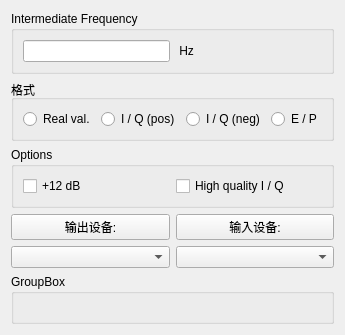
              <widget class="QWidget" name="tabOutput">
               <attribute name="title">
                <string>输出设置</string>
               </attribute>
               <layout class="QGridLayout" name="gridLayout_7">
                <item row="1" column="0">
                 <widget class="QGroupBox" name="GroupBoxOutput">
                  <property name="sizePolicy">
                   <sizepolicy hsizetype="Minimum" vsizetype="Minimum">
                    <horstretch>0</horstretch>
                    <verstretch>0</verstretch>
                   </sizepolicy>
                  </property>
                  <property name="title">
                   <string>格式</string>
                  </property>
                  <property name="radioButtonExclusive" stdset="0">
                   <bool>true</bool>
                  </property>
                  <layout class="QVBoxLayout" name="verticalLayout_7">
                   <item>
                    <layout class="QHBoxLayout" name="horizontalLayout_3">
                     <item>
                      <widget class="QRadioButton" name="RadioButtonOutReal">
                       <property name="sizePolicy">
                        <sizepolicy hsizetype="Minimum" vsizetype="Minimum">
                         <horstretch>0</horstretch>
                         <verstretch>0</verstretch>
                        </sizepolicy>
                       </property>
                       <property name="text">
                        <string>Real val.</string>
                       </property>
                       <attribute name="buttonGroup">
                        <string notr="true">ButtonGroupOutput</string>
                       </attribute>
                      </widget>
                     </item>
                     <item>
                      <widget class="QRadioButton" name="RadioButtonOutIQPos">
                       <property name="sizePolicy">
                        <sizepolicy hsizetype="Minimum" vsizetype="Minimum">
                         <horstretch>0</horstretch>
                         <verstretch>0</verstretch>
                        </sizepolicy>
                       </property>
                       <property name="text">
                        <string>I / Q (pos)</string>
                       </property>
                       <attribute name="buttonGroup">
                        <string notr="true">ButtonGroupOutput</string>
                       </attribute>
                      </widget>
                     </item>
                     <item>
                      <widget class="QRadioButton" name="RadioButtonOutIQNeg">
                       <property name="sizePolicy">
                        <sizepolicy hsizetype="Minimum" vsizetype="Minimum">
                         <horstretch>0</horstretch>
                         <verstretch>0</verstretch>
                        </sizepolicy>
                       </property>
                       <property name="text">
                        <string>I / Q (neg)</string>
                       </property>
                       <attribute name="buttonGroup">
                        <string notr="true">ButtonGroupOutput</string>
                       </attribute>
                      </widget>
                     </item>
                     <item>
                      <widget class="QRadioButton" name="RadioButtonOutEP">
                       <property name="sizePolicy">
                        <sizepolicy hsizetype="Minimum" vsizetype="Minimum">
                         <horstretch>0</horstretch>
                         <verstretch>0</verstretch>
                        </sizepolicy>
                       </property>
                       <property name="text">
                        <string>E / P</string>
                       </property>
                       <attribute name="buttonGroup">
                        <string notr="true">ButtonGroupOutput</string>
                       </attribute>
                      </widget>
                     </item>
                    </layout>
                   </item>
                  </layout>
                 </widget>
                </item>
                <item row="0" column="0">
                 <widget class="QGroupBox" name="ButtonGroupIF">
                  <property name="sizePolicy">
                   <sizepolicy hsizetype="Minimum" vsizetype="Minimum">
                    <horstretch>0</horstretch>
                    <verstretch>0</verstretch>
                   </sizepolicy>
                  </property>
                  <property name="title">
                   <string>Intermediate Frequency</string>
                  </property>
                  <layout class="QHBoxLayout" name="horizontalLayout_2">
                   <item>
                    <widget class="QLineEdit" name="LineEditSndCrdIF">
                     <property name="sizePolicy">
                      <sizepolicy hsizetype="Minimum" vsizetype="Minimum">
                       <horstretch>0</horstretch>
                       <verstretch>0</verstretch>
                      </sizepolicy>
                     </property>
                     <property name="minimumSize">
                      <size>
                       <width>90</width>
                       <height>0</height>
                      </size>
                     </property>
                     <property name="maxLength">
                      <number>24</number>
                     </property>
                    </widget>
                   </item>
                   <item>
                    <widget class="QLabel" name="TextLabelIFUnit">
                     <property name="sizePolicy">
                      <sizepolicy hsizetype="Minimum" vsizetype="Minimum">
                       <horstretch>0</horstretch>
                       <verstretch>0</verstretch>
                      </sizepolicy>
                     </property>
                     <property name="text">
                      <string> Hz</string>
                     </property>
                     <property name="wordWrap">
                      <bool>false</bool>
                     </property>
                     <property name="indent">
                      <number>-1</number>
                     </property>
                    </widget>
                   </item>
                  </layout>
                 </widget>
                </item>
                <item row="3" column="0">
                 <layout class="QGridLayout" name="gridLayout_6">
                  <item row="0" column="0">
                   <layout class="QHBoxLayout" name="horizontalLayout_8">
                    <item>
                     <widget class="QPushButton" name="pushButton_inputdev">
                      <property name="styleSheet">
                       <string notr="true">color: rgb(0, 0, 0);</string>
                      </property>
                      <property name="text">
                       <string>输出设备:</string>
                      </property>
                     </widget>
                    </item>
                    <item>
                     <widget class="QPushButton" name="pushButton_outdev">
                      <property name="styleSheet">
                       <string notr="true">color: rgb(0, 0, 0);</string>
                      </property>
                      <property name="text">
                       <string>输入设备:</string>
                      </property>
                     </widget>
                    </item>
                   </layout>
                  </item>
                  <item row="1" column="0">
                   <layout class="QHBoxLayout" name="horizontalLayout_9">
                    <item>
                     <widget class="QComboBox" name="comboBox_tr"/>
                    </item>
                    <item>
                     <widget class="QComboBox" name="comboBox_rx"/>
                    </item>
                   </layout>
                  </item>
                 </layout>
                </item>
                <item row="4" column="0">
                 <widget class="QGroupBox" name="groupBox">
                  <property name="minimumSize">
                   <size>
                    <width>0</width>
                    <height>50</height>
                   </size>
                  </property>
                  <property name="title">
                   <string>GroupBox</string>
                  </property>
                 </widget>
                </item>
                <item row="2" column="0">
                 <widget class="QGroupBox" name="GroupBoxOutputOption">
                  <property name="sizePolicy">
                   <sizepolicy hsizetype="Minimum" vsizetype="Minimum">
                    <horstretch>0</horstretch>
                    <verstretch>0</verstretch>
                   </sizepolicy>
                  </property>
                  <property name="title">
                   <string>Options</string>
                  </property>
                  <layout class="QHBoxLayout" name="horizontalLayout_7">
                   <item>
                    <widget class="QCheckBox" name="CheckBoxAmplifiedOutput">
                     <property name="sizePolicy">
                      <sizepolicy hsizetype="Minimum" vsizetype="Minimum">
                       <horstretch>0</horstretch>
                       <verstretch>0</verstretch>
                      </sizepolicy>
                     </property>
                     <property name="text">
                      <string>+12 dB</string>
                     </property>
                    </widget>
                   </item>
                   <item>
                    <widget class="QCheckBox" name="CheckBoxHighQualityIQ">
                     <property name="sizePolicy">
                      <sizepolicy hsizetype="Minimum" vsizetype="Minimum">
                       <horstretch>0</horstretch>
                       <verstretch>0</verstretch>
                      </sizepolicy>
                     </property>
                     <property name="text">
                      <string>High quality I / Q</string>
                     </property>
                    </widget>
                   </item>
                  </layout>
                 </widget>
                </item>
               </layout>
              </widget>
